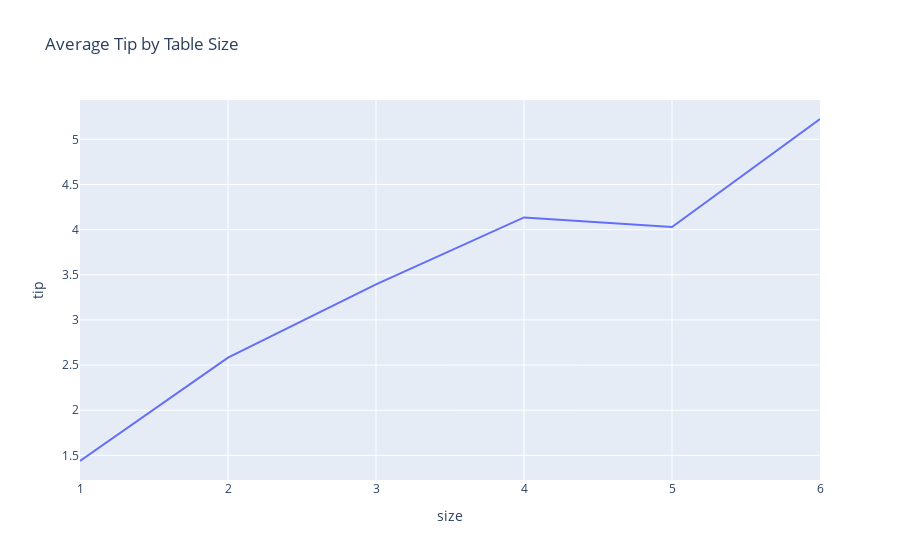

Write notebook code for a chart like this one.
### Code cell
# Line chart example
avg_tip_by_size = df.groupby('size', as_index=False)['tip'].mean()
fig = px.line(avg_tip_by_size, x='size', y='tip', title='Average Tip by Table Size')
fig.show()

### Figure 1 — Plotly figure (JSON) as saved in the notebook; plotly's stock layout.template omitted (floating-point values rounded to 4 significant figures)
{"data": [{"hovertemplate": "size=%{x}<br>tip=%{y}<extra></extra>", "legendgroup": "", "line": {"color": "#636efa", "dash": "solid"}, "marker": {"symbol": "circle"}, "mode": "lines", "name": "", "orientation": "v", "showlegend": false, "type": "scatter", "x": [1, 2, 3, 4, 5, 6], "xaxis": "x", "y": [1.438, 2.582, 3.393, 4.135, 4.028, 5.225], "yaxis": "y"}], "layout": {"legend": {"tracegroupgap": 0}, "title": {"text": "Average Tip by Table Size"}, "xaxis": {"anchor": "y", "domain": [0, 1], "title": {"text": "size"}}, "yaxis": {"anchor": "x", "domain": [0, 1], "title": {"text": "tip"}}}}
